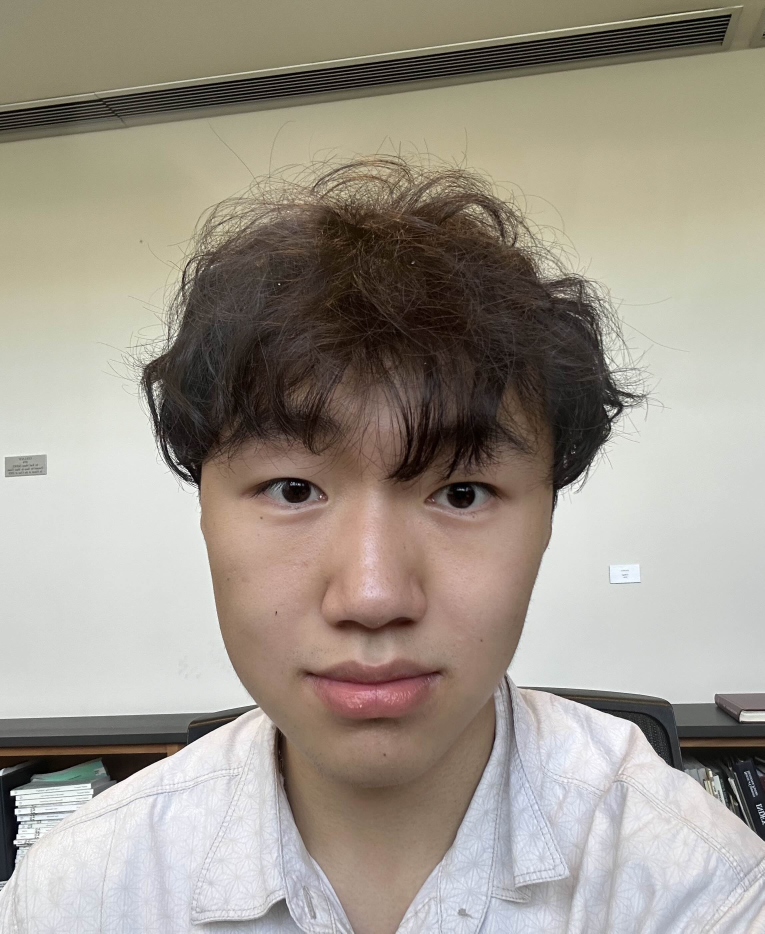
#> input picture head.jpg, 2293 x 2800 px, given in place of path to video file, which was not available (shown at 1/3 size)
$ python individual_picture.py
#> lines starting #> are read from the running program, lines starting #| are printed output that depends on the picture; after the words box and inside, x2 and y2 are one past the last pixel; in counts of white or black regions, pixels touching at a corner belong together; pictures that were not available may be replaced by others from this repository, and a replacement may not be noted
#> further down, frame is the input picture: shape (2800, 2293, 3); mean B, G, R 141, 151.6, 159
#> (key q is pressed here)
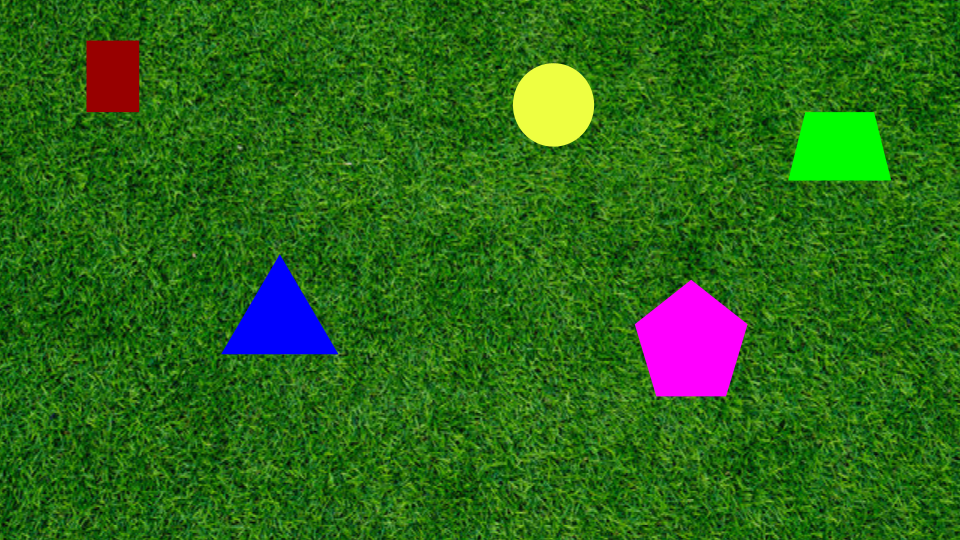
#> input picture testing_inputs/PennAir 2024 App Static.png, 960 x 540 px
#> further down, img is the input picture: shape (540, 960, 3); mean B, G, R 24.5, 104.6, 44
### image_func.py

import cv2
import numpy as np
import matplotlib.pyplot as plt

#basic image processing. I was going to using a Canny formula but I found a one that seems to work better by thresholding

def process_image(img, alpha=0.5, beta=0.6):
#> called with alpha = 0.5, beta = 0.6
    img1 = img
    img1 = cv2.medianBlur(img1, 5)
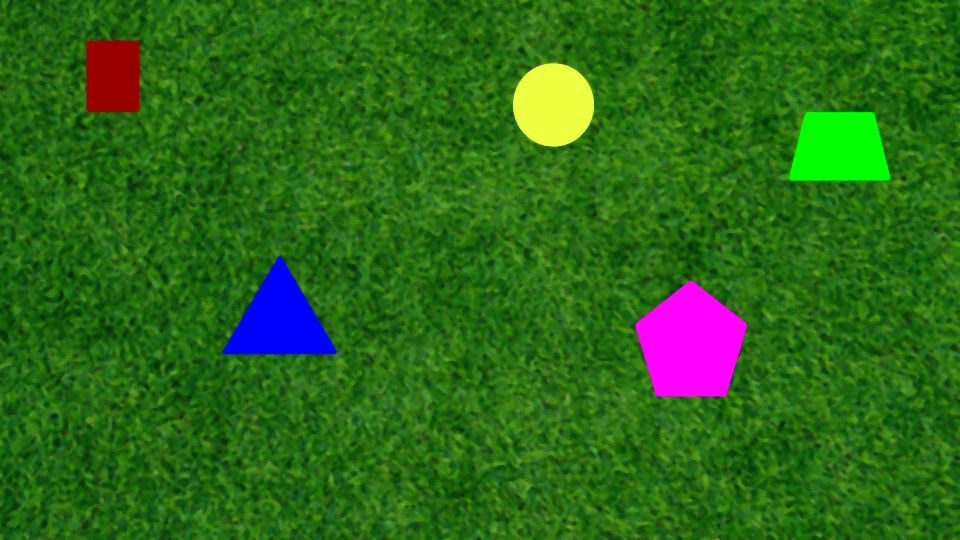
#> img1: shape (540, 960, 3); mean B, G, R 23.3, 105.1, 43.1
    # threshold
    thresh = cv2.threshold(img1, 180, 255, cv2.THRESH_BINARY)[1]
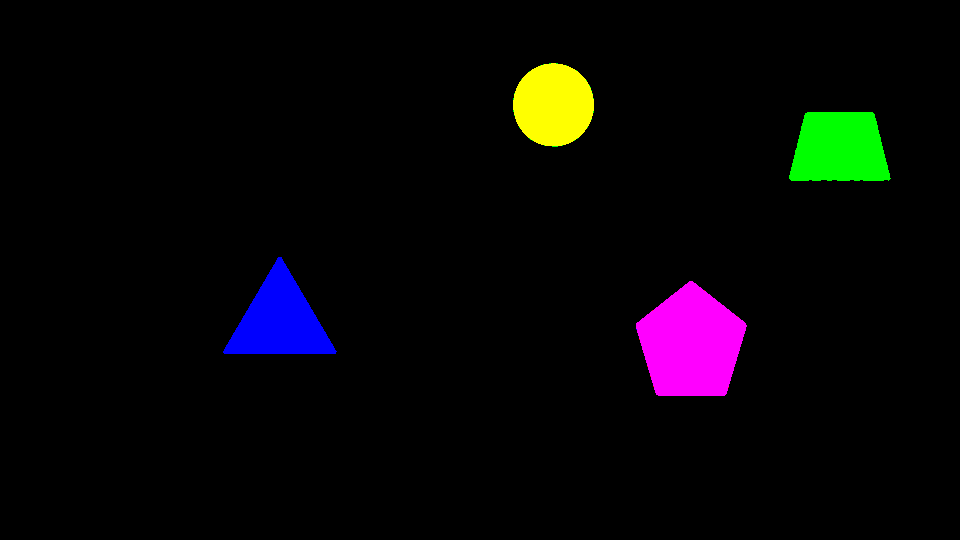
#> thresh: shape (540, 960, 3); mean B, G, R 7.3, 5.5, 7
    # morphology edgeout = dilated_mask - mask
    # morphology dilate
    kernel = cv2.getStructuringElement(cv2.MORPH_RECT, (5,5))
    dilate = cv2.morphologyEx(thresh, cv2.MORPH_DILATE, kernel)
    # get absolute difference between dilate and thresh
    diff = cv2.absdiff(dilate, thresh)
    # invert
    edges = 255 - diff
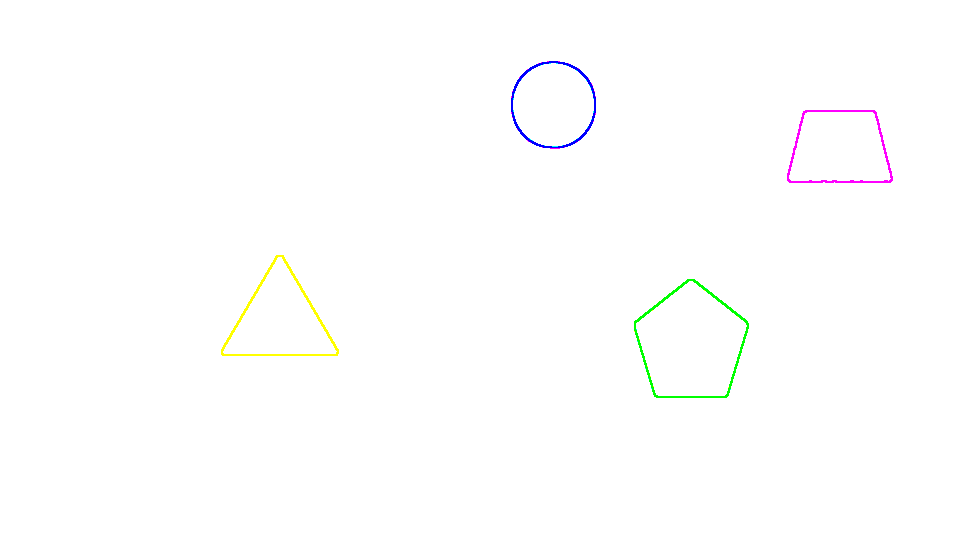
#> edges: shape (540, 960, 3); mean B, G, R 254.1, 254.3, 254.2
    edges = cv2.resize(edges, (img.shape[1], img.shape[0]))
    img = cv2.resize(img, (img.shape[1], img.shape[0]))
    result = cv2.addWeighted(img, alpha, edges, beta, 0)
    return result


#We find the center of images by processing the image and then creating contours, before getting the center of each contours
def contours_center(img, edge_low=400, edge_high=500):

    # Apply Gaussian blur to reduce noise
#> called with edge_low = 400, edge_high = 500
    blurred = cv2.GaussianBlur(img, (3, 3), 0)

    # Adaptive thresholding for better edge detection
    edges = cv2.Canny(blurred, edge_low, edge_high)
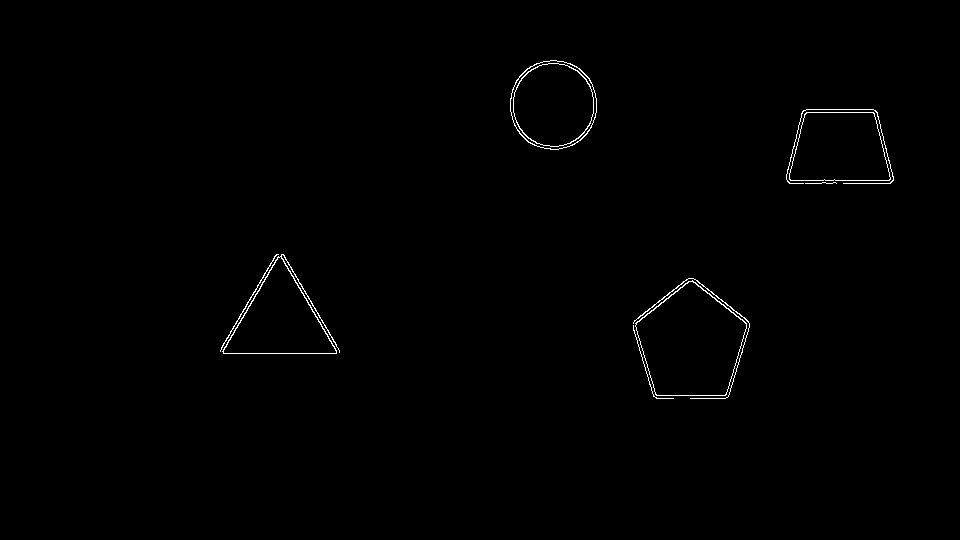
#> edges: shape (540, 960); 0.53% white in thin lines or dots, all inside (x1, y1, x2, y2) = (220, 60, 894, 399)

    # Apply morphological operations to close gaps in edges so we have cleaner linews
    kernel = cv2.getStructuringElement(cv2.MORPH_RECT, (3, 3))
    morphed = cv2.morphologyEx(edges, cv2.MORPH_CLOSE, kernel)
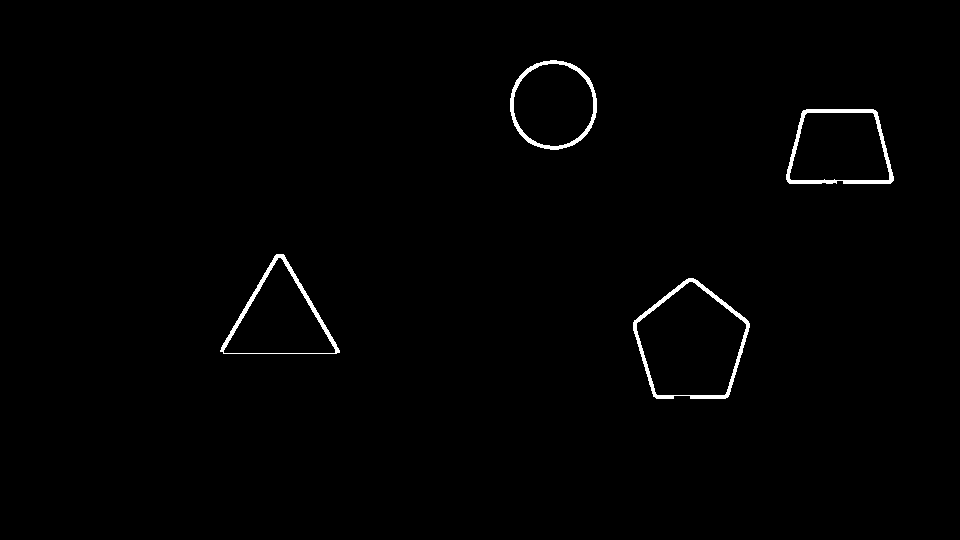
#> morphed: shape (540, 960); 0.92% white; 4 white regions

    # Find contours in the processed image
    contours, hierarchy = cv2.findContours(morphed, cv2.RETR_EXTERNAL, cv2.CHAIN_APPROX_SIMPLE)
#> contours = 4 contours; box (x1, y1, x2, y2) and area: (633, 278, 750, 399) 10000, (786, 109, 894, 184) 6732, (220, 254, 340, 354) 6449, (510, 60, 597, 150) 6063

    # Filter contours based on area and shape
    min_area = 100  # Adjust this value to be more or less selective, but it doesn't really work
    filtered_contours = [c for c in contours if cv2.contourArea(c) > min_area]
#> filtered_contours has the same summary as contours
    for c in filtered_contours:
        # Calculate moments for each contour
        M = cv2.moments(c)
        # Calculate x,y coordinate of center
        if M["m00"] != 0:
            cX = int(M["m10"] / M["m00"])
            cY = int(M["m01"] / M["m00"])
            cv2.circle(img, (cX, cY), 5, (0, 0, 0), -1)
            cv2.putText(img, "centroid", (cX - 25, cY - 25), cv2.FONT_HERSHEY_SIMPLEX, 0.5, (0, 0, 0), 2)
#> this loop made 4 passes
#> (cX, cY) on passes 1 to 4: (690, 343), (279, 318), (839, 148), (553, 104)
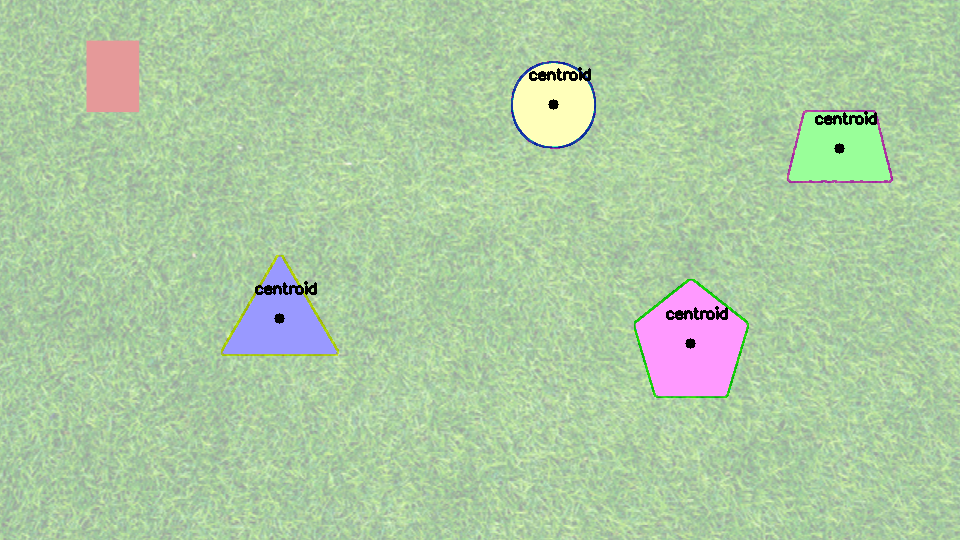
#> img: shape (540, 960, 3); mean B, G, R 163.2, 203.5, 173.1


    return img

### individual_picture.py
import cv2
import numpy as np
import matplotlib.pyplot as plt
import image_func as f


#video stuff

cap = cv2.VideoCapture('path to video file')
count = 0
while cap.isOpened():
    ret,frame = cap.read()
    cv2.imshow('window-name', frame)
    cv2.imwrite("frame%d.jpg" % count, frame)
    count = count + 1
    if cv2.waitKey(10) & 0xFF == ord('q'):
        break

cap.release()
cv2.destroyAllWindows()


# Specify the image path
image = "testing_inputs/PennAir 2024 App Static.png"
# Read image
img = cv2.imread(image)
if img is None:
    raise ValueError(f"Could not read the image: {img}")
# Process the image
processed_image = f.process_image(img)
# Find and mark contours
final_image = f.contours_center(processed_image)
# Display the result
cv2.imshow('Processed Image with Contours', processed_image)
cv2.waitKey(0)
cv2.destroyAllWindows()
# Save the output image
cv2.imwrite("picture_output/output_image_with_contours.jpg", final_image)
